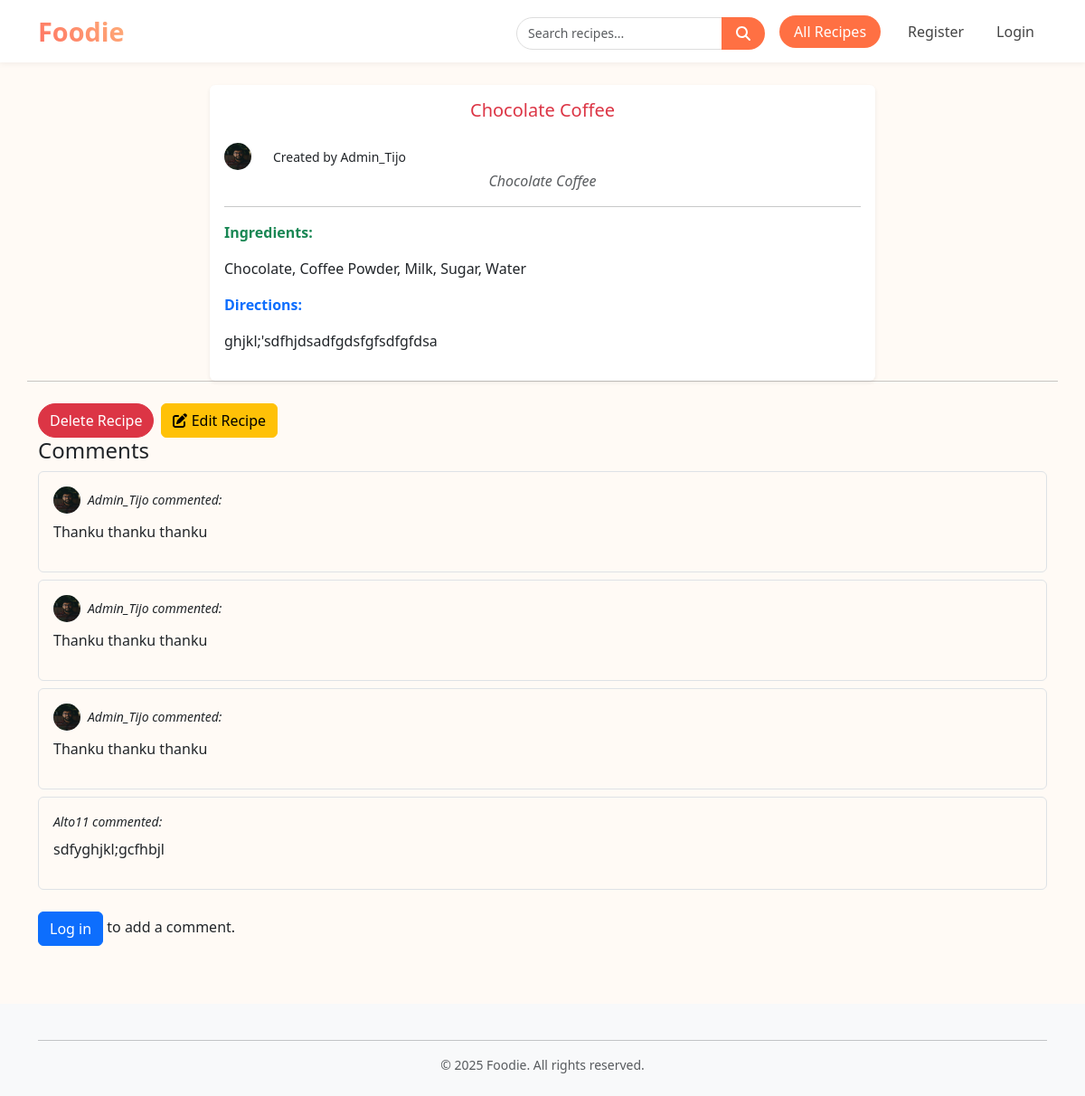
Page /recipes/1/ on the committed database.
### recipes/models.py (models this page shows, shortened)
class Recipe(models.Model):
    name = models.CharField(max_length=100)
    description = models.TextField(null=True, blank=True)
    ingredients = models.TextField()
    directions = models.TextField()
    date_added = models.DateTimeField(auto_now_add=True, null=True, blank=True)
    category = models.ForeignKey(Category, on_delete=models.CASCADE)
    image = models.ImageField(
        upload_to='recipe_images/',  # path inside media folder
        null=True,                   # optional
         blank=True )
    user = models.ForeignKey(User, on_delete=models.CASCADE, related_name='recipes', null=True, default=1)
    favorited_by = models.ManyToManyField(
        User,
        related_name="favorite_recipes",
        blank=True
    )
    class Meta:
        ordering = ['date_added']

### accounts/models.py (models this page shows, shortened)
class UserProfile(models.Model):
    user = models.OneToOneField(
        User,
        on_delete=models.CASCADE,
        related_name='profile'
    )
    bio = models.TextField(blank=True, null=True)
    date_created = models.DateTimeField(auto_now_add=True)
    profile_photo = models.ImageField(
        upload_to='profile/',
        blank=True,
        null=True
    )

### comments/models.py (models this page shows, shortened)
class Comment(models.Model):
    recipe = models.ForeignKey(
        Recipe,
        on_delete=models.CASCADE, related_name='comments'  # 👈 This enables recipe.comments
    )
    text = models.TextField()
    added = models.DateTimeField(auto_now_add=True)
    user = models.ForeignKey(User, on_delete=models.CASCADE, related_name='comments', default='1')

### recipes/views.py (the view)
# urls.py: path('<int:recipe_id>/', views.recipe, name='recipe_detail'),  # Detail page for a single recipe
def recipe(request, recipe_id):
    recipe = get_object_or_404(Recipe, pk=recipe_id)
    comments = recipe.comments.all()
    comments = recipe.comments.all()
    if request.method == "POST":
        comment_form = CommentForm(request.POST)
        if comment_form.is_valid():
            new_comment = comment_form.save(commit=False)
            new_comment.recipe = recipe
            new_comment.user = request.user
            new_comment.save()
            return redirect(recipe.get_absolute_url())
    else:
        comment_form = CommentForm()
    context = {
        "recipe": recipe,
        "comments": comments,
        "comment_form": comment_form,
    }
    return render(request, "recipes/recipe.html", context)

### recipes/forms.py
class SearchForm(forms.Form):
    query = forms.CharField(
        label='',
        widget=forms.TextInput(attrs={
            'placeholder': 'Search recipes',
            'class': 'form-control me-2'  # Bootstrap class for styling
        })
    )

### comments/forms.py
class CommentForm(forms.ModelForm):
    class Meta:
        model = Comment
        fields = ['text']

### recipes/context_processors.py (called while the page is built)
def search_form(request):
    return {'search_form': SearchForm()}

### recipes/templates/recipes/recipe.html (shortened to what this page needs)
{% extends "base.html" %} {% block content %}
<div class="row justify-content-center">
  <div class="col-md-8">
    <div class="card shadow-sm border-0">
      <div class="card-body">
        <h5 class="card-title text-center text-danger">{{ recipe.name }}</h5>
        <div class="row align-items-center pt-3">
          <div class="col-auto">
            {% if recipe.user.profile.profile_photo %}
            <img
              src="{{ recipe.user.profile.profile_photo.url }}"
              alt="profile photo"
              class="rounded-circle"
              width="30"
              height="30"
            />
            {% endif %}
          </div>
          <div class="col-auto">
            <small>Created by {{ recipe.user.username }}</small>
          </div>
        </div>
        <p class="card-text text-muted text-center">
          <em>{{ recipe.description }}</em>
        </p>
        <hr />
        <p><strong class="text-success">Ingredients:</strong></p>
        <p>{{ recipe.ingredients }}</p>
        <p><strong class="text-primary">Directions:</strong></p>
        <p>{{ recipe.directions }}</p>
      </div>
    </div>
  </div>
  <hr />
  <div class="d-flex justify-content-start gap-2 mt-2">
    <a
      href="{% url 'recipes:delete_recipe' recipe.id %}"
      class="btn btn-danger"
    >
      Delete Recipe
    </a>
    <a href="{% url 'recipes:edit_recipe' recipe.id %}" class="btn btn-warning">
      <i class="fas fa-edit"></i> Edit Recipe
    </a>
  </div>
  <h4>Comments</h4>
  <div class="mb-3">
    {% for comment in comments %}
    <div class="comment mb-2 border rounded p-3">
      <div class="d-flex align-items-center mb-2">
        {% if comment.user.profile.profile_photo %}
        <img
          src="{{ comment.user.profile.profile_photo.url }}"
          alt="profile"
          class="rounded-circle me-2"
          width="30"
          height="30"
        />
        {% endif %}
        <small class="fst-italic">{{ comment.user.username }} commented:</small>
      </div>
      <p>{{ comment.text }}</p>
    </div>
    {% endfor %}
  </div>
  {% if user.is_authenticated %}
  <form method="post">
    {% csrf_token %} {{ comment_form.as_p }}
    <button type="submit" class="btn btn-primary">Add Comment</button>
  </form>
  {% else %}
  <p>
    <a href="{% url 'accounts:login' %}" class="btn btn-primary">Log in</a> to
    add a comment.
  </p>
  {% endif %}
</div>
{% endblock content %}

### templates/base.html (style rules this page uses)
body { padding-top: 70px; background-color: #fffaf5; font-family: "Segoe UI", sans-serif; }
.btn-danger { border-radius: 20px; }

### rows in the picture
Recipe: name "Chocolate Coffee", user.profile.profile_photo (picture), user.username "Admin_Tijo", description "Chocolate Coffee", ingredients "Chocolate, Coffee Powder, Milk, Sugar, Water", directions "ghjkl;'sdfhjdsadfgdsfgfsdfgfdsa"
Comment: user.profile.profile_photo (picture), user.username "Admin_Tijo", text "Thanku thanku thanku"
Comment: user.profile.profile_photo (picture), user.username "Admin_Tijo", text "Thanku thanku thanku"
Comment: user.profile.profile_photo (picture), user.username "Admin_Tijo", text "Thanku thanku thanku"
Comment: user.username "Alto11", text "sdfyghjkl;gcfhbjl"
